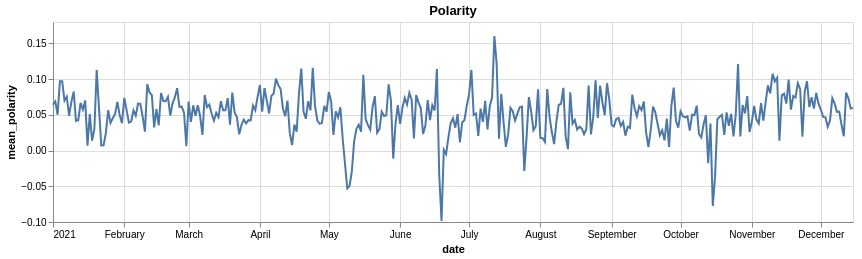

This figure's Vega-Lite source:
### Vega-Lite specification from a JSON file in a GitHub repository (floating-point values rounded to 4 significant figures; data arrays with more than 128 entries replaced by an {"elided": "..."} marker saying what was removed)
{"config": {"view": {"continuousWidth": 400, "continuousHeight": 300}}, "data": {"name": "data-7a0a778502a7e077e3df576216fb096b"}, "mark": "line", "encoding": {"x": {"type": "temporal", "field": "date"}, "y": {"type": "quantitative", "field": "mean_polarity"}}, "height": 200, "title": "Polarity", "width": 800, "$schema": "https://vega.github.io/schema/vega-lite/v4.8.1.json", "datasets": {"data-7a0a778502a7e077e3df576216fb096b": {"elided": "349 records"}}}
